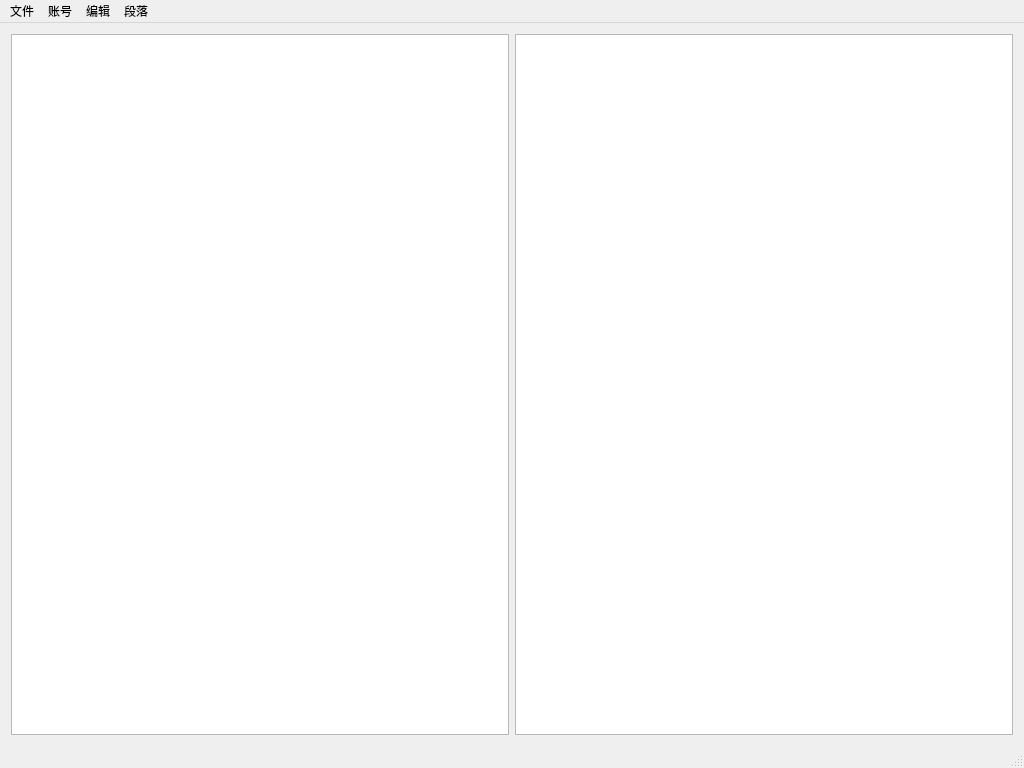
<?xml version="1.0" encoding="UTF-8"?>
<ui version="4.0">
 <class>MainWindow</class>
 <widget class="QMainWindow" name="MainWindow">
  <property name="geometry">
   <rect>
    <x>0</x>
    <y>0</y>
    <width>1024</width>
    <height>768</height>
   </rect>
  </property>
  <property name="minimumSize">
   <size>
    <width>1024</width>
    <height>768</height>
   </size>
  </property>
  <property name="windowTitle">
   <string>MainWindow</string>
  </property>
  <widget class="QWidget" name="centralWidget">
   <layout class="QHBoxLayout" name="horizontalLayout">
    <item>
     <widget class="QTextEdit" name="latexEditor">
      <property name="html">
       <string>&lt;!DOCTYPE HTML PUBLIC &quot;-//W3C//DTD HTML 4.0//EN&quot; &quot;http://www.w3.org/TR/REC-html40/strict.dtd&quot;&gt;
&lt;html&gt;&lt;head&gt;&lt;meta name=&quot;qrichtext&quot; content=&quot;1&quot; /&gt;&lt;style type=&quot;text/css&quot;&gt;
p, li { white-space: pre-wrap; }
&lt;/style&gt;&lt;/head&gt;&lt;body style=&quot; font-family:'SimSun'; font-size:9pt; font-weight:400; font-style:normal;&quot;&gt;
&lt;p style=&quot;-qt-paragraph-type:empty; margin-top:0px; margin-bottom:0px; margin-left:0px; margin-right:0px; -qt-block-indent:0; text-indent:0px;&quot;&gt;&lt;br /&gt;&lt;/p&gt;
&lt;p style=&quot;-qt-paragraph-type:empty; margin-top:0px; margin-bottom:0px; margin-left:0px; margin-right:0px; -qt-block-indent:0; text-indent:0px;&quot;&gt;&lt;br /&gt;&lt;/p&gt;&lt;/body&gt;&lt;/html&gt;</string>
      </property>
     </widget>
    </item>
    <item>
     <widget class="QTextBrowser" name="latexPreviwer">
      <property name="toolTip">
       <string/>
      </property>
      <property name="layoutDirection">
       <enum>Qt::LeftToRight</enum>
      </property>
      <property name="autoFillBackground">
       <bool>false</bool>
      </property>
      <property name="styleSheet">
       <string notr="true">div.maketitle {text-align:center;}
h2.titleHead{text-align:center;}
div.maketitle{ margin-bottom: 2em; }
</string>
      </property>
      <property name="documentTitle">
       <string notr="true"/>
      </property>
      <property name="readOnly">
       <bool>true</bool>
      </property>
      <property name="html">
       <string notr="true">&lt;!DOCTYPE HTML PUBLIC &quot;-//W3C//DTD HTML 4.0//EN&quot; &quot;http://www.w3.org/TR/REC-html40/strict.dtd&quot;&gt;
&lt;html&gt;&lt;head&gt;&lt;meta name=&quot;qrichtext&quot; content=&quot;1&quot; /&gt;&lt;style type=&quot;text/css&quot;&gt;
p, li { white-space: pre-wrap; }
&lt;/style&gt;&lt;/head&gt;&lt;body style=&quot; font-family:'SimSun'; font-size:9pt; font-weight:400; font-style:normal;&quot;&gt;
&lt;p style=&quot;-qt-paragraph-type:empty; margin-top:0px; margin-bottom:0px; margin-left:0px; margin-right:0px; -qt-block-indent:0; text-indent:0px;&quot;&gt;&lt;br /&gt;&lt;/p&gt;&lt;/body&gt;&lt;/html&gt;</string>
      </property>
      <property name="acceptRichText">
       <bool>false</bool>
      </property>
     </widget>
    </item>
   </layout>
  </widget>
  <widget class="QMenuBar" name="menuBar">
   <property name="geometry">
    <rect>
     <x>0</x>
     <y>0</y>
     <width>1024</width>
     <height>17</height>
    </rect>
   </property>
   <widget class="QMenu" name="menuHello_World">
    <property name="title">
     <string>账号</string>
    </property>
    <addaction name="separator"/>
    <addaction name="login"/>
   </widget>
   <widget class="QMenu" name="menu">
    <property name="title">
     <string>编辑</string>
    </property>
    <addaction name="textbf"/>
    <addaction name="emph"/>
    <addaction name="underline"/>
    <addaction name="separator"/>
    <addaction name="quato"/>
    <addaction name="lineFormula"/>
    <addaction name="paragraphFormula"/>
    <addaction name="separator"/>
    <addaction name="newLine"/>
    <addaction name="newPage"/>
    <addaction name="label"/>
   </widget>
   <widget class="QMenu" name="menu_2">
    <property name="title">
     <string>文件</string>
    </property>
    <addaction name="getFile"/>
    <addaction name="openFile"/>
    <addaction name="uploadCloud"/>
    <addaction name="loadCloud"/>
    <addaction name="multiuser"/>
   </widget>
   <widget class="QMenu" name="menu_3">
    <property name="title">
     <string>段落</string>
    </property>
    <addaction name="section"/>
    <addaction name="subsection"/>
    <addaction name="subsubsection"/>
    <addaction name="separator"/>
    <addaction name="paragraph"/>
    <addaction name="footnote"/>
    <addaction name="tableofcontents"/>
    <addaction name="separator"/>
    <addaction name="makeCenter"/>
    <addaction name="flushleft"/>
    <addaction name="flushright"/>
   </widget>
   <addaction name="menu_2"/>
   <addaction name="menuHello_World"/>
   <addaction name="menu"/>
   <addaction name="menu_3"/>
  </widget>
  <widget class="QStatusBar" name="statusBar"/>
  <action name="textbf">
   <property name="text">
    <string>粗体(B)</string>
   </property>
   <property name="toolTip">
    <string>粗体(B)</string>
   </property>
   <property name="shortcut">
    <string>Ctrl+B</string>
   </property>
  </action>
  <action name="emph">
   <property name="text">
    <string>斜体(I)</string>
   </property>
   <property name="toolTip">
    <string>斜体(I)</string>
   </property>
   <property name="shortcut">
    <string>Ctrl+I</string>
   </property>
  </action>
  <action name="underline">
   <property name="text">
    <string>下划线(U)</string>
   </property>
   <property name="toolTip">
    <string>下划线(U)</string>
   </property>
   <property name="shortcut">
    <string>Ctrl+U</string>
   </property>
  </action>
  <action name="login">
   <property name="text">
    <string>登陆\注册</string>
   </property>
   <property name="toolTip">
    <string>登陆注册</string>
   </property>
  </action>
  <action name="getFile">
   <property name="text">
    <string>保存(S)</string>
   </property>
   <property name="toolTip">
    <string>保存(S)</string>
   </property>
   <property name="shortcut">
    <string>Ctrl+S</string>
   </property>
  </action>
  <action name="uploadCloud">
   <property name="text">
    <string>上传到云端</string>
   </property>
   <property name="toolTip">
    <string>上传到云端</string>
   </property>
  </action>
  <action name="openFile">
   <property name="text">
    <string>打开(O)</string>
   </property>
   <property name="toolTip">
    <string>打开(O)</string>
   </property>
   <property name="shortcut">
    <string>Ctrl+O</string>
   </property>
  </action>
  <action name="lineFormula">
   <property name="text">
    <string>行内公式</string>
   </property>
   <property name="toolTip">
    <string>行内公式</string>
   </property>
  </action>
  <action name="paragraphFormula">
   <property name="text">
    <string>行间公式</string>
   </property>
  </action>
  <action name="quato">
   <property name="text">
    <string>引用</string>
   </property>
   <property name="toolTip">
    <string>引用</string>
   </property>
  </action>
  <action name="newLine">
   <property name="text">
    <string>换行</string>
   </property>
   <property name="toolTip">
    <string>换行</string>
   </property>
  </action>
  <action name="section">
   <property name="text">
    <string>章节</string>
   </property>
   <property name="toolTip">
    <string>章节</string>
   </property>
  </action>
  <action name="subsection">
   <property name="text">
    <string>二级章节</string>
   </property>
   <property name="toolTip">
    <string>二级章节</string>
   </property>
  </action>
  <action name="subsubsection">
   <property name="text">
    <string>三级章节</string>
   </property>
   <property name="toolTip">
    <string>三级章节</string>
   </property>
  </action>
  <action name="paragraph">
   <property name="text">
    <string>段落</string>
   </property>
   <property name="toolTip">
    <string>段落</string>
   </property>
  </action>
  <action name="tableofcontents">
   <property name="text">
    <string>创建目录</string>
   </property>
   <property name="toolTip">
    <string>创建目录</string>
   </property>
  </action>
  <action name="newPage">
   <property name="text">
    <string>换页</string>
   </property>
   <property name="toolTip">
    <string>换页</string>
   </property>
  </action>
  <action name="label">
   <property name="text">
    <string>添加标签</string>
   </property>
   <property name="toolTip">
    <string>添加标签</string>
   </property>
  </action>
  <action name="makeCenter">
   <property name="text">
    <string>居中</string>
   </property>
   <property name="toolTip">
    <string>居中</string>
   </property>
  </action>
  <action name="footnote">
   <property name="text">
    <string>脚注</string>
   </property>
   <property name="toolTip">
    <string>脚注</string>
   </property>
  </action>
  <action name="flushleft">
   <property name="text">
    <string>左对齐</string>
   </property>
   <property name="toolTip">
    <string>左对齐</string>
   </property>
  </action>
  <action name="flushright">
   <property name="text">
    <string>右对齐</string>
   </property>
   <property name="toolTip">
    <string>右对齐</string>
   </property>
  </action>
  <action name="loadCloud">
   <property name="text">
    <string>从云端加载</string>
   </property>
   <property name="toolTip">
    <string>从云端加载</string>
   </property>
  </action>
  <action name="multiuser">
   <property name="text">
    <string>多人编辑</string>
   </property>
   <property name="toolTip">
    <string>多人编辑</string>
   </property>
  </action>
 </widget>
 <layoutdefault spacing="6" margin="11"/>
 <resources/>
 <connections/>
</ui>
